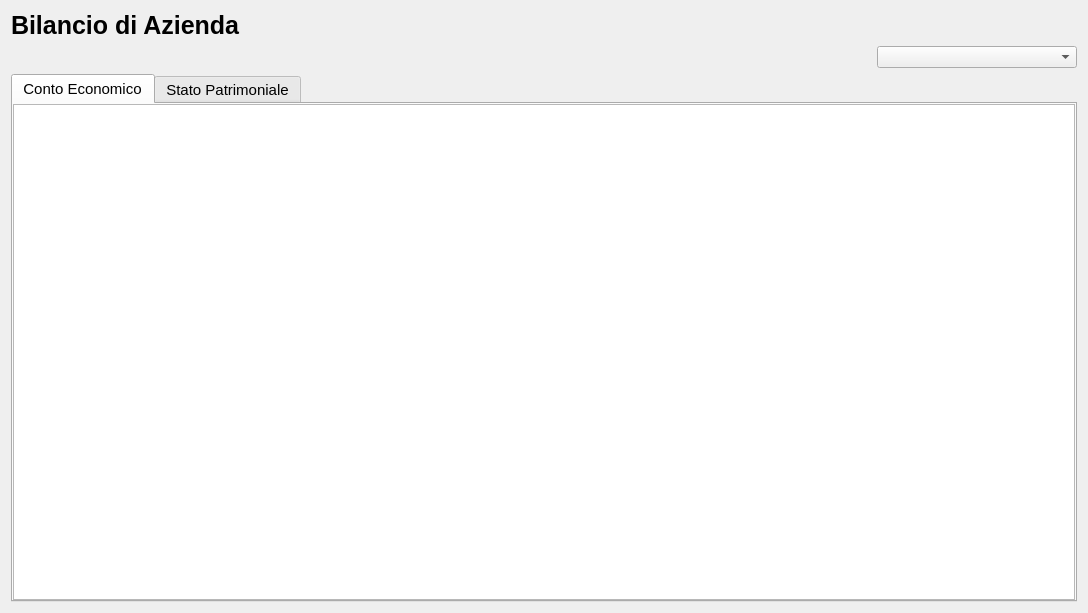
<?xml version="1.0" encoding="UTF-8"?>
<ui version="4.0">
 <class>Dialog</class>
 <widget class="QDialog" name="Dialog">
  <property name="geometry">
   <rect>
    <x>0</x>
    <y>0</y>
    <width>1088</width>
    <height>613</height>
   </rect>
  </property>
  <property name="windowTitle">
   <string>Dialog</string>
  </property>
  <layout class="QVBoxLayout" name="verticalLayout">
   <item>
    <widget class="QLabel" name="companyNameLabel">
     <property name="font">
      <font>
       <family>Arial</family>
       <pointsize>19</pointsize>
       <bold>true</bold>
      </font>
     </property>
     <property name="text">
      <string>Bilancio di Azienda</string>
     </property>
    </widget>
   </item>
   <item>
    <layout class="QHBoxLayout" name="horizontalLayout">
     <item>
      <spacer name="horizontalSpacer">
       <property name="orientation">
        <enum>Qt::Orientation::Horizontal</enum>
       </property>
       <property name="sizeHint" stdset="0">
        <size>
         <width>40</width>
         <height>20</height>
        </size>
       </property>
      </spacer>
     </item>
     <item>
      <widget class="QComboBox" name="numberOfYearsCombo">
       <property name="sizePolicy">
        <sizepolicy hsizetype="Fixed" vsizetype="Fixed">
         <horstretch>0</horstretch>
         <verstretch>0</verstretch>
        </sizepolicy>
       </property>
       <property name="minimumSize">
        <size>
         <width>200</width>
         <height>0</height>
        </size>
       </property>
       <property name="baseSize">
        <size>
         <width>200</width>
         <height>0</height>
        </size>
       </property>
       <property name="currentText">
        <string/>
       </property>
       <property name="placeholderText">
        <string>Numero di anni</string>
       </property>
      </widget>
     </item>
    </layout>
   </item>
   <item>
    <widget class="QTabWidget" name="balanceTabWidget">
     <property name="font">
      <font>
       <pointsize>11</pointsize>
      </font>
     </property>
     <property name="currentIndex">
      <number>0</number>
     </property>
     <widget class="QWidget" name="conto_economico_tab">
      <attribute name="title">
       <string>Conto Economico</string>
      </attribute>
      <layout class="QHBoxLayout" name="horizontalLayout_11">
       <property name="leftMargin">
        <number>0</number>
       </property>
       <property name="topMargin">
        <number>0</number>
       </property>
       <property name="rightMargin">
        <number>0</number>
       </property>
       <property name="bottomMargin">
        <number>0</number>
       </property>
       <item>
        <widget class="QTableView" name="contoEconomicoTView"/>
       </item>
      </layout>
     </widget>
     <widget class="QWidget" name="stato_patrimoniale_tab">
      <attribute name="title">
       <string>Stato Patrimoniale</string>
      </attribute>
      <layout class="QHBoxLayout" name="horizontalLayout_12">
       <property name="leftMargin">
        <number>0</number>
       </property>
       <property name="topMargin">
        <number>0</number>
       </property>
       <property name="rightMargin">
        <number>0</number>
       </property>
       <property name="bottomMargin">
        <number>0</number>
       </property>
       <item>
        <widget class="QTableView" name="statoPatrimTView"/>
       </item>
      </layout>
     </widget>
    </widget>
   </item>
  </layout>
 </widget>
 <resources/>
 <connections/>
</ui>
